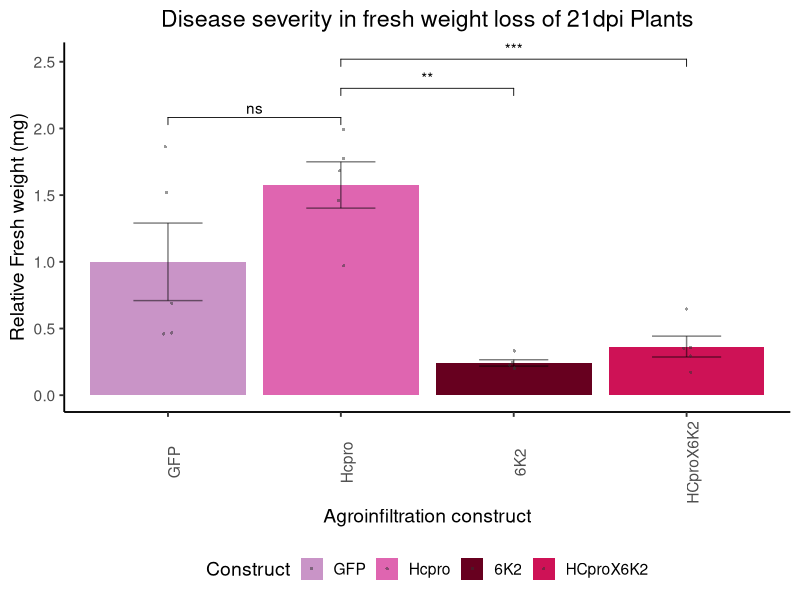
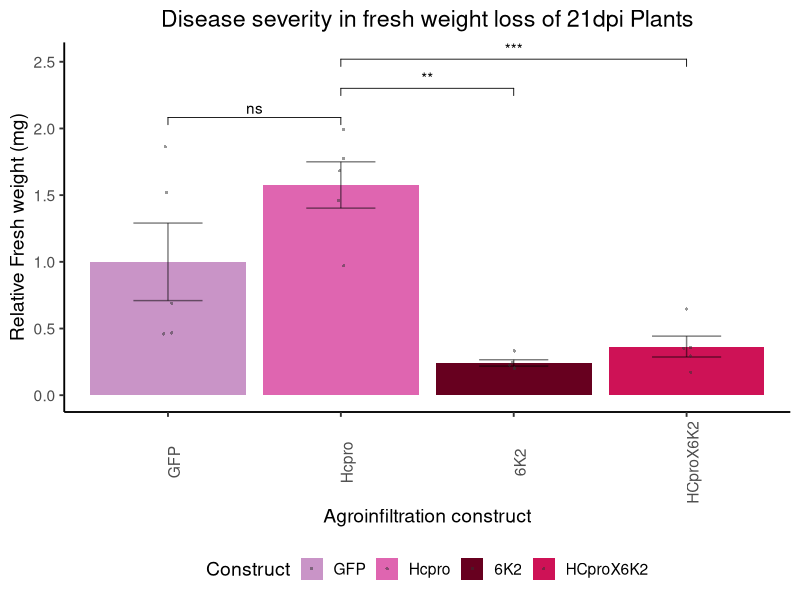

The R script that drew these images, in order:
## ---- chunk 1
#options(scipen=999) ; options(scipen=0)
library(ggplot2, quietly = F)
library(plyr, quietly = F)
library(ggplot2, quietly = F)
library(ggpubr, quietly = F)
## ---- chunk 2
# Loading Fresh Weigth Data
  TuMV_FW <- read.csv("Data/BI1293_FW_Relative.csv", sep = "\t", header = T)
  TuMV_FW$Construct <- factor(TuMV_FW$Construct, levels = c("GFP", "Hcpro","6K2", "HCproX6K2"))
  
# Average per contruct
  average_weights <- ddply(TuMV_FW, .(Construct), summarize, Avg_Weight = mean(FW.g.))  
  average_weights_control <- subset(average_weights, Construct == "GFP")
# Relative weigth to GFP average
  TuMV_FW$Relative_Weight <- TuMV_FW$FW.g. / average_weights_control$Avg_Weight
  
  colors <- c( "6K2" = "#67001F",  "HCproX6K2" = "#CE1256", "Hcpro" = "#DF65B0" , "GFP" = "#C994C7")

# Plot
  TuMV_FW_plot <- ggplot(TuMV_FW, aes(x=Construct, y=Relative_Weight,fill = Construct)) +
     geom_bar(position = position_dodge(width = 0.9), stat = 'summary' ) +
  geom_errorbar(position = position_dodge(width = 0.9),stat = 'summary', width = 0.4,alpha = 0.5) + 
  geom_jitter( stat = 'identity', shape = 16, position = position_jitterdodge(0.15), size = 0.8, alpha = 0.5, color = "grey20") +
  labs(title = "Disease severity in fresh weight loss of 21dpi Plants", y = "Relative Fresh weight (mg)", x = "Agroinfiltration construct" ) +
   scale_fill_manual(values = colors) +  theme_classic(base_size = 14) +
theme(axis.text.x = element_text(angle = 90), legend.position = "bottom", plot.title = element_text(hjust = 0.5))

# Adding signifance test
comparisons <- list(
c( "Hcpro","GFP"),
c( "Hcpro","6K2"),
c("Hcpro","HCproX6K2"))
TuMV_FW_plot_sig <-   TuMV_FW_plot +   stat_compare_means(comparisons = comparisons,  method = "t.test", label = "p.signif")
TuMV_FW_plot_sig

ggsave(device = svg, "Results/FreshWeight_TuMV.svg", plot = TuMV_FW_plot_sig,  width=8, height=6)
